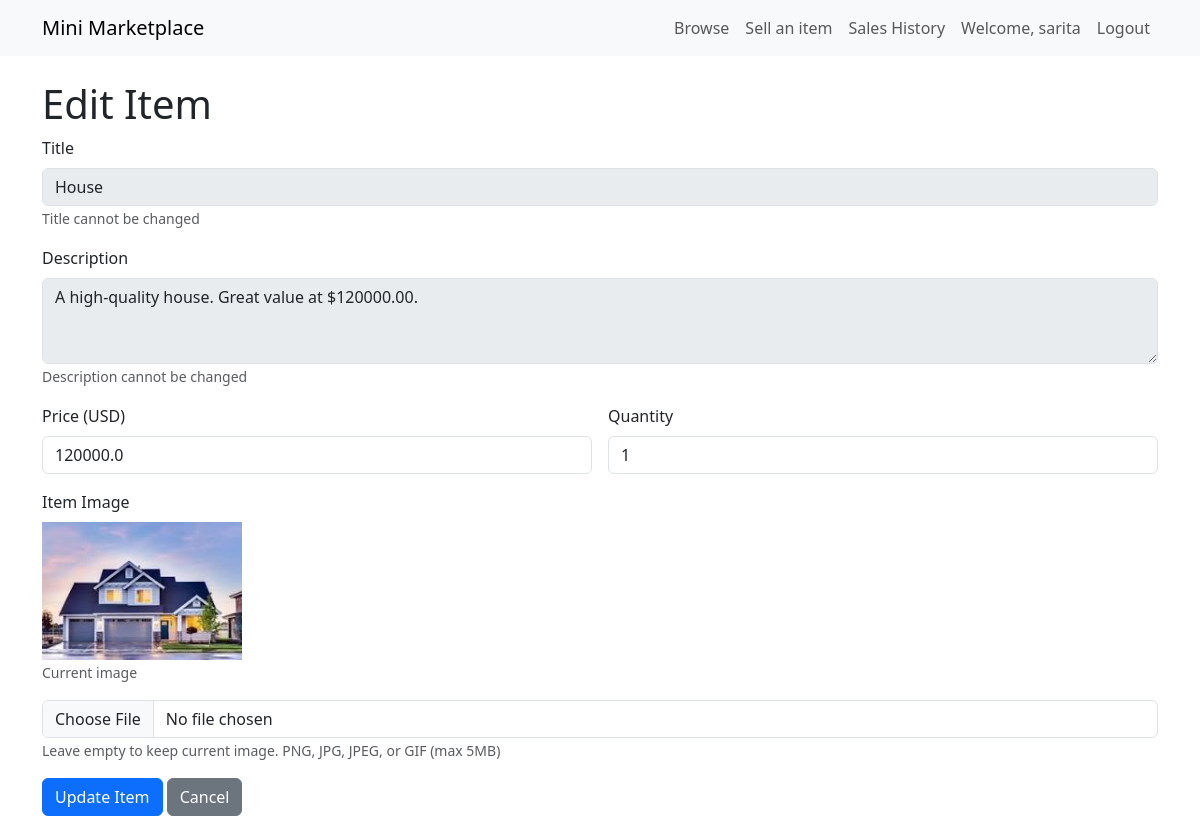
/edit/3 (signed in), run on the app's committed database.
### tables this page shows
CREATE TABLE users (
            id INTEGER PRIMARY KEY AUTOINCREMENT,
            username TEXT UNIQUE NOT NULL,
            password TEXT NOT NULL,
            role TEXT NOT NULL DEFAULT 'buyer'
        );

CREATE TABLE items (
            id INTEGER PRIMARY KEY AUTOINCREMENT,
            seller_id INTEGER NOT NULL,
            title TEXT NOT NULL,
            description TEXT,
            price REAL NOT NULL DEFAULT 0,
            quantity INTEGER NOT NULL DEFAULT 1,
            image_filename TEXT,
            FOREIGN KEY(seller_id) REFERENCES users(id)
        );

### app.py (the view, shortened to what this page needs)
@app.route('/edit/<int:item_id>', methods=['GET', 'POST'])
@seller_required
def edit(item_id):
    conn = get_db_connection()
    item = conn.execute('SELECT * FROM items WHERE id = ?', (item_id,)).fetchone()
    if not item:
        conn.close()
        flash('Item not found.', 'danger')
        return redirect(url_for('index'))
    if item['seller_id'] != session['user_id']:
        conn.close()
        flash('You can only edit your own items.', 'danger')
        return redirect(url_for('index'))
    conn.close()
    return render_template('edit.html', item=item)

### app.py (called while the page is built)
def get_db_connection():
    conn = sqlite3.connect(DB_PATH)
    conn.row_factory = sqlite3.Row
    return conn

def seller_required(f):
    @wraps(f)
    def decorated_function(*args, **kwargs):
        if 'user_id' not in session:
            flash('Please log in first.', 'warning')
            return redirect(url_for('login'))
        conn = get_db_connection()
        user = conn.execute('SELECT role FROM users WHERE id = ?', (session['user_id'],)).fetchone()
        conn.close()
        if not user or user['role'] != 'seller':
            flash('Only sellers can list items.', 'danger')
            return redirect(url_for('index'))
        return f(*args, **kwargs)
    return decorated_function

### templates/edit.html
{% extends "base.html" %}
{% block content %}
<h1>Edit Item</h1>
<form method="post" enctype="multipart/form-data" class="row g-3">
  <div class="col-12">
    <label class="form-label">Title</label>
    <input type="text" class="form-control" value="{{ item['title'] }}" disabled>
    <small class="text-muted">Title cannot be changed</small>
  </div>
  <div class="col-12">
    <label class="form-label">Description</label>
    <textarea class="form-control" rows="3" disabled>{{ item['description'] }}</textarea>
    <small class="text-muted">Description cannot be changed</small>
  </div>
  <div class="col-md-6">
    <label class="form-label">Price (USD)</label>
    <input name="price" class="form-control" type="number" step="0.01" value="{{ item['price'] }}" required>
  </div>
  <div class="col-md-6">
    <label class="form-label">Quantity</label>
    <input name="quantity" class="form-control" type="number" min="0" value="{{ item['quantity'] }}" required>
  </div>
  <div class="col-12">
    <label class="form-label">Item Image</label>
    {% if item['image_filename'] %}
      <div class="mb-3">
        <img src="{{ url_for('uploaded_file', filename=item['image_filename']) }}" style="max-width: 200px; max-height: 200px;" alt="{{ item['title'] }}">
        <p><small class="text-muted">Current image</small></p>
      </div>
    {% else %}
      <p><small class="text-muted">No image currently set</small></p>
    {% endif %}
    <input name="image" type="file" class="form-control" accept="image/png,image/jpeg,image/gif">
    <small class="text-muted">Leave empty to keep current image. PNG, JPG, JPEG, or GIF (max 5MB)</small>
  </div>
  <div class="col-12">
    <button class="btn btn-primary">Update Item</button>
    <a href="{{ url_for('index') }}" class="btn btn-secondary">Cancel</a>
  </div>
</form>
{% endblock %}

### templates/base.html (shortened to what this page needs)
<!doctype html>
<html lang="en">
  <head>
    <link href="https://cdn.jsdelivr.net/npm/bootstrap@5.3.2/dist/css/bootstrap.min.css" rel="stylesheet">
  </head>
  <body>
    <nav class="navbar navbar-expand-lg navbar-light bg-light mb-4">
      <div class="container">
        <a class="navbar-brand" href="{{ url_for('index') }}">Mini Marketplace</a>
        <div class="collapse navbar-collapse" id="navbarNav">
          <ul class="navbar-nav ms-auto">
            <li class="nav-item"><a class="nav-link" href="{{ url_for('index') }}">Browse</a></li>
            {% if session.get('role') == 'seller' %}
              <li class="nav-item"><a class="nav-link" href="{{ url_for('sell') }}">Sell an item</a></li>
            {% endif %}
            {% if session.get('user_id') %}
              <li class="nav-item"><a class="nav-link" href="{{ url_for('purchases') }}">
                {% if session.get('role') == 'seller' %}
                  Sales History
                {% else %}
                  My Purchases
                {% endif %}
              </a></li>
              <li class="nav-item"><a class="nav-link" href="#">Welcome, {{ session.get('username') }}</a></li>
              <li class="nav-item"><a class="nav-link" href="{{ url_for('logout') }}">Logout</a></li>
            {% else %}
              <li class="nav-item"><a class="nav-link" href="{{ url_for('register') }}">Register</a></li>
              <li class="nav-item"><a class="nav-link" href="{{ url_for('login') }}">Login</a></li>
            {% endif %}
          </ul>
        </div>
      </div>
    </nav>
    <div class="container">
      {% block content %}{% endblock %}
    </div>
  </body>
</html>

### data on the page
users: get "sarita"
items: title "House", description "A high-quality house. Great value at $120000.00.", price "120000.0", quantity "1", image_filename (picture)
